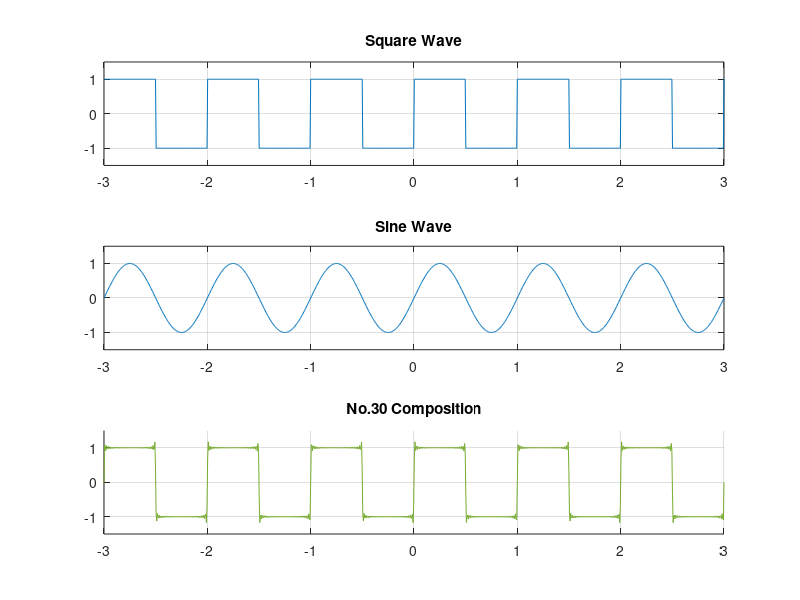

The MATLAB script that drew this image:
clc;clear;close all;

N=1000;
x=linspace(-3,3,N);
omg=2*pi*1;

f=square(omg*x);
sin_base=sin(omg*x);

subplot(3,1,1);
plot(x,f);
title('Square Wave')
xlim([-3,3]);
ylim([-1.5,1.5]);
xticks(-3:1:3);
yticks(-1:1:1);
grid on;

subplot(3,1,2);
plot(x,sin_base);
title('Sine Wave')
xlim([-3,3]);
ylim([-1.5,1.5]);
xticks(-3:1:3);
yticks(-1:1:1);
grid on;

subplot(3,1,3);
fif_sin=zeros(1,length(x));
hold on;
xlim([-3,3]);
ylim([-1.5,1.5]);
xticks(-3:1:3);
yticks(-1:1:1);
grid on;
hp=plot(x,0);
m=0;
for i=1:1:30
    fif_sin=fif_sin+4/pi*1/(2.*i-1).*sin(omg.*(2.*i-1).*x);
    if mod(i,5)==0
        delete(hp);
        ss=sprintf("No.%d Composition",i);
        title(ss)
        hp=plot(x,fif_sin);
        pause(0.5);
        str=sprintf("../figure/fig_5/fig-%d.png",m);
        %saveas(hp,str);
        m=m+1;
    end
end
